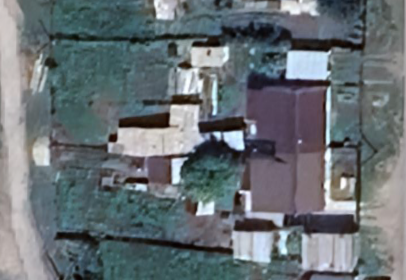
#> input picture upload/image.png, 406 x 280 px, given in place of mosaic.jpg, which was not available
$ python 51_match_user_img.py
#> lines starting #> are read from the running program, lines starting #| are printed output that depends on the picture; pictures that were not available may be replaced by others from this repository, and a replacement may not be noted
### scripts/common.py
# -*- coding: utf-8 -*-
"""
Общий модуль: список СНП, проекции/тайловая математика, HTTP-хелперы, пути.
"""
import math, os, time, json, random
import requests

BASE = '/home/z/my-project'
WORK = f'{BASE}/work'
DL = f'{BASE}/download/snp_vko'
TILE_CACHE = f'{WORK}/tiles'

HDRS = {'User-Agent': 'FTTH-planning-research/1.0 (rural network design study)'}

# name, lat, lon, expected households, camera range d (м), район, округ
VILLAGES = [
    dict(key='verhneberezovka', name='Верхнеберезовка', raion='Глубоковский район',
         okrug='Верхнеберезовский с.о.', lat=50.28420545, lon=82.20951200, hh=940, rng=2529),
    dict(key='solnechnoe', name='Солнечное', raion='Глубоковский район',
         okrug='Бобровский с.о.', lat=50.05177550, lon=82.71438134, hh=366, rng=2193),
    dict(key='perevalnoe', name='Перевальное', raion='Глубоковский район',
         okrug='Красноярский с.о.', lat=50.24139084, lon=82.28314297, hh=339, rng=3081),
    dict(key='vinnoe', name='Винное', raion='Глубоковский район',
         okrug='Тарханский с.о.', lat=50.05844487, lon=82.82687999, hh=490, rng=2853),
    dict(key='prigorodnoe', name='Пригородное', raion='г. Риддер',
         okrug='Пригородная зона г. Риддер', lat=50.32198100, lon=83.52094976, hh=365, rng=2602),
    dict(key='altaiskiy', name='Алтайский', raion='Глубоковский район',
         okrug='Алтайский с.о.', lat=50.24399825, lon=82.36103064, hh=716, rng=4095),
]

V = {v['key']: v for v in VILLAGES}

# ---------- Web Mercator ----------
def lon2tx(lon, z):
    return (lon + 180.0) / 360.0 * (1 << z)

def lat2ty(lat, z):
    lr = math.radians(lat)
    return (1.0 - math.log(math.tan(lr) + 1.0 / math.cos(lr)) / math.pi) / 2.0 * (1 << z)

def tx2lon(x, z):
    return x / (1 << z) * 360.0 - 180.0

def ty2lat(y, z):
    n = math.pi * (1.0 - 2.0 * y / (1 << z))
    return math.degrees(math.atan(math.sinh(n)))

def m_per_px(lat, z):
    return 156543.03392 * math.cos(math.radians(lat)) / (1 << z)

# ---------- HTTP с ретраями ----------
# [15 lines left out: function http_get, not called in this run]

ESRI = 'https://server.arcgisonline.com/ArcGIS/rest/services/World_Imagery/MapServer/tile/{z}/{y}/{x}'
GOOGLE = 'https://mt{m}.google.com/vt/lyrs=s&x={x}&y={y}&z={z}'
GUA = {'User-Agent': 'Mozilla/5.0 (X11; Linux x86_64) AppleWebKit/537.36 (KHTML, like Gecko) Chrome/120.0 Safari/537.36',
       'Referer': 'https://www.google.com/maps'}

# [30 lines left out: function fetch_tile, not called in this run]

def ensure_dirs():
    for d in (WORK, DL, TILE_CACHE, f'{BASE}/scripts'):
        os.makedirs(d, exist_ok=True)

# [4 lines left out: function vdir, not called in this run]

def save_json(path, obj):
    import numpy as np
    # [8 lines left out: function _conv, not called in this run]
    with open(path, 'w', encoding='utf-8') as f:
        json.dump(obj, f, ensure_ascii=False, default=_conv)

def load_json(path):
    with open(path, encoding='utf-8') as f:
        return json.load(f)

### scripts/51_match_user_img.py
# -*- coding: utf-8 -*-
"""
Шаг 51. Привязка изображения пользователя (upload/image.png, кейс сблокированного дома)
к мозаикам 6 сёл. SIFT + FLANN + RANSAC (частичная аффинная).
Мозаика даунскейлится (DS), изображение пользователя — в полном размере (оно маленькое).
Выход: work/user_img_match.json — лучшее село + матрица + quad + кропы для проверки.
"""
import sys, os, json, math
sys.path.insert(0, os.path.dirname(__file__))
from common import VILLAGES, vdir, save_json
import cv2
import numpy as np

BASE = '/home/z/my-project'
IMG = f'{BASE}/upload/image.png'
DS = 4  # даунскейл мозаики (экономия ОЗУ)
import gc

def match_village(key):
#> called with key = 'verhneberezovka'
    old = cv2.imread(f'{BASE}/work/{key}/mosaic.jpg')
#> old is the input picture: shape (280, 406, 3); mean B, G, R 116.4, 112, 103.9
    new = cv2.imread(IMG)
    assert old is not None and new is not None, 'imread fail'
    Hn, Wn = new.shape[:2]
#> Hn = 280; Wn = 406
    s = 1.0 / DS
    old_s = cv2.resize(old, None, fx=s, fy=s, interpolation=cv2.INTER_AREA)
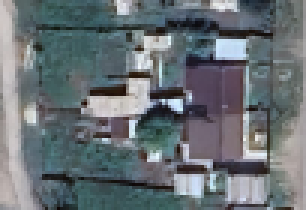
#> old_s: shape (70, 102, 3) (shown 3 times larger); mean B, G, R 116.6, 112.2, 104.2
    del old
    gc.collect()
    g1 = cv2.cvtColor(old_s, cv2.COLOR_BGR2GRAY)
    g2 = cv2.cvtColor(new, cv2.COLOR_BGR2GRAY)
    clahe = cv2.createCLAHE(clipLimit=2.0, tileGridSize=(8, 8))
    g1, g2 = clahe.apply(g1), clahe.apply(g2)
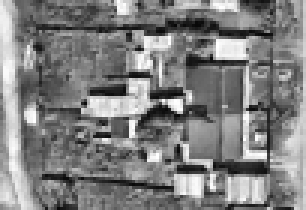
#> g1: shape (70, 102) (shown 3 times larger); min 7, max 255, mean 127.8
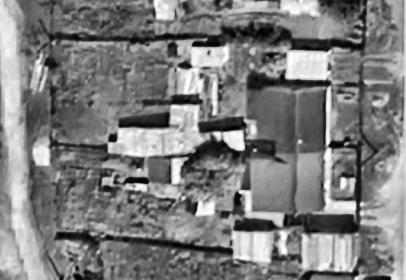
#> g2: shape (280, 406); min 1, max 255, mean 124.9

    sift = cv2.SIFT_create(nfeatures=40000, contrastThreshold=0.02)
    k1, d1 = sift.detectAndCompute(g1, None)
#> k1 = 114 keypoints; strongest (x, y, size): (58, 35, 3), (44, 41, 1.9), (87, 52, 2.1), (75, 16, 5.3)
    k2, d2 = sift.detectAndCompute(g2, None)
#> k2 = 2579 keypoints; strongest (x, y, size): (235, 140, 12.1), (186, 65, 6.5), (218, 135, 5.1), (328, 142, 3.3)

    flann = cv2.FlannBasedMatcher(dict(algorithm=1, trees=5), dict(checks=64))
    matches = flann.knnMatch(d2, d1, k=2)
#> matches = 2579 matches
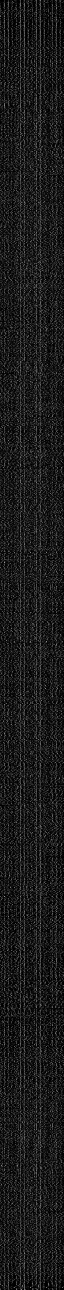
#> d2: shape (2579, 128) float32 (shown at 1/2 size); min 0, max 205, mean 26.8
    good = [m for m, n in matches if m.distance < 0.75 * n.distance]
#> good = 100 matches
    if len(good) < 8:
        return None
    src = np.float32([k2[m.queryIdx].pt for m in good]).reshape(-1, 1, 2)
#> src = 100 rows, first 8: [18.28, 193.1], [19.26, 220.9], [19.96, 229.9], [20.61, 120], [22.17, 75.25], [25.55, 51.91], [26.09, 94.18], [32.86, 169.6]
    dst = np.float32([k1[m.trainIdx].pt for m in good]).reshape(-1, 1, 2)
#> dst = 100 rows, first 8: [4.44, 48.23], [4.62, 55.05], [67.42, 14], [6.32, 12.92], [6.32, 12.92], [6.32, 12.92], [6.37, 23.47], [8.08, 42.39]
    M, inl = cv2.estimateAffinePartial2D(src, dst, method=cv2.RANSAC,
                                         ransacReprojThreshold=3.0, maxIters=20000, confidence=0.999)
#> M = [[0.25, -0.000217, -0.114], [0.000217, 0.25, -0.17]]; inl = 100 values, max 1 at index 0, min 0 at index 2, mean 0.82
    if M is None:
        return None
    ninl = int(inl.sum())
#> ninl = 82
    err = np.sqrt(((cv2.transform(src, M) - dst) ** 2).sum(axis=2)[inl.ravel() == 1]).mean()
#> err = 0.172

    # полный масштаб мозаики: old_full_px = S @ M @ S^-1 @ img_px  (S = diag(DS,DS,1) на старой стороне)
    M3 = np.vstack([M, [0, 0, 1]])
#> M3 = [[0.25, -0.000217, -0.114], [0.000217, 0.25, -0.17], [0, 0, 1]]
    S = np.diag([DS, DS, 1.0]).astype(np.float64)
    M_full = S @ M3  # img -> old_full (img не масштабировалась)
#> M_full = [[0.999, -0.000868, -0.456], [0.000868, 0.999, -0.681], [0, 0, 1]]
    scale = math.hypot(M_full[0, 0], M_full[1, 0])
#> scale = 0.999
    rot = math.degrees(math.atan2(M_full[1, 0], M_full[0, 0]))
#> rot = 0.0498

    corners = np.float32([[0, 0], [Wn, 0], [Wn, Hn], [0, Hn]]).reshape(-1, 1, 2)
#> corners = [[0, 0], [406, 0], [406, 280], [0, 280]]
    quad = cv2.transform(corners, M_full[:2, :]).reshape(-1, 2)
#> quad = [[-0.456, -0.681], [405.3, -0.329], [405, 279.5], [-0.699, 279.1]]

    # NCC: заново читаем только нужную область мозаики (экономия ОЗУ)
    x0, y0 = int(quad[:, 0].min()), int(quad[:, 1].min())
#> x0 = 0; y0 = 0
    x1, y1 = int(quad[:, 0].max()), int(quad[:, 1].max())
#> x1 = 405; y1 = 279
    del old_s, g1, d1, k1, d2, k2, matches, good
    gc.collect()
    oldr = cv2.imread(f'{BASE}/work/{key}/mosaic.jpg')
    pad = 10
    sub = oldr[max(0, y0 - pad):y1 + pad, max(0, x0 - pad):x1 + pad]
    del oldr
    gc.collect()
    if sub.size == 0:
        return None
    # подвинуть M_full в координаты среза
    off = np.array([[1, 0, -max(0, x0 - pad)], [0, 1, -max(0, y0 - pad)], [0, 0, 1]], dtype=np.float64)
#> off = [[1, 0, 0], [0, 1, 0], [0, 0, 1]]
    Msub = off @ M_full
#> Msub has the same summary as M_full
    warped = cv2.warpAffine(sub, np.linalg.inv(Msub)[:2, :], (Wn, Hn), flags=cv2.INTER_LINEAR,
                            borderMode=cv2.BORDER_REPLICATE)
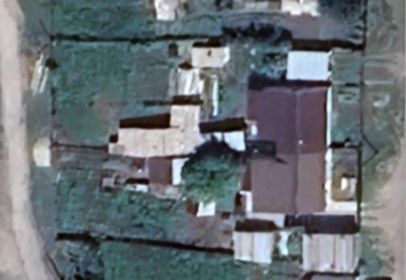
#> warped: shape (280, 406, 3); mean B, G, R 116.4, 112, 103.9
    gw, gn = cv2.cvtColor(warped, cv2.COLOR_BGR2GRAY), cv2.cvtColor(new, cv2.COLOR_BGR2GRAY)
    step = 2
    a = gw[::step, ::step].astype(np.float32); b = gn[::step, ::step].astype(np.float32)
#> after `a = gw[::step, ::step].astype(np.float32)`:
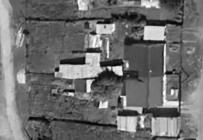
#> a: shape (140, 203) float32; min 5, max 253, mean 110.1
#> after `b = gn[::step, ::step].astype(np.float32)`:
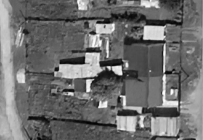
#> b: shape (140, 203) float32; min 2, max 254, mean 110.1
    a = a - a.mean(); b = b - b.mean()
    ncc = float((a * b).sum() / (np.sqrt((a * a).sum() * (b * b).sum()) + 1e-9))
#> ncc = 0.978
    return dict(inliers=ninl, rms=round(float(err), 2), scale=round(scale, 4), rot=round(rot, 3),
                ncc=round(ncc, 4), quad=[[round(float(x), 1), round(float(y), 1)] for x, y in quad],
                M_full=[[round(float(c), 4) for c in row] for row in M_full[:2]])

def main():
    only = sys.argv[1] if len(sys.argv) > 1 else None
    results = {}
    try:
        prev = json.load(open(f'{BASE}/work/user_img_match.json'))
        results = prev.get('results', {})
    except Exception:
        pass
    for v in VILLAGES:
        key = v['key']
        if only and key != only:
            continue
        if not only and key in results and 'error' not in results[key]:
            continue  # уже посчитано в прошлых запусках
        try:
            r = match_village(key)
#> r = {'inliers': 82, 'rms': 0.17, 'scale': 0.999, 'rot': 0.05, 'ncc': 0.978, 'quad': [[-0.5, -0.7], [405.3, -0.3], [405, 279.5], [-0.7, 279.1]], 'M_full': [[0.999, -0.0009, -0.456], [0.0009, 0.999, -0.681]]}
        except Exception as e:
            r = dict(error=str(e))
        results[key] = r
        gc.collect()
        if r and 'error' not in r:
            print(f"{v['name']:20s} inliers={r['inliers']:5d} rms={r['rms']:5.2f} scale={r['scale']:.4f} "
                  f"rot={r['rot']:+6.2f} NCC={r['ncc']:.4f} quad_min=({r['quad'][0][0]:.0f},{r['quad'][0][1]:.0f}) "
                  f"size={(r['quad'][2][0]-r['quad'][0][0]):.0f}x{(r['quad'][2][1]-r['quad'][0][1]):.0f}px", flush=True)
#| Верхнеберезовка      inliers=   82 rms= 0.17 scale=0.9993 rot= +0.05 NCC=0.9783 quad_min=(-0,-1) size=406x280px
        else:
            print(f"{v['name']:20s} FAIL {r}", flush=True)
        save_json(f'{BASE}/work/user_img_match.json', dict(best=None, results=results))
    ok = {k: r for k, r in results.items() if r and 'error' not in r and r['inliers'] >= 8}
#> ok = 2 items
    if ok:
        best = max(ok, key=lambda k: ok[k]['ncc'])
#> best = 'verhneberezovka'
        print(f"\nЛУЧШЕЕ СООТВЕТСТВИЕ: {best} (NCC {ok[best]['ncc']:.4f})")
#| ЛУЧШЕЕ СООТВЕТСТВИЕ: verhneberezovka (NCC 0.9783)
        save_json(f'{BASE}/work/user_img_match.json', dict(best=best, results=results))
        # кроп мозаики в области снимка для визуальной сверки
        r = ok[best]
        q = np.array(r['quad'])
#> q = [[-0.5, -0.7], [405.3, -0.3], [405, 279.5], [-0.7, 279.1]]
        x0, y0 = int(q[:, 0].min()), int(q[:, 1].min())
#> x0 = 0; y0 = 0
        x1, y1 = int(q[:, 0].max()), int(q[:, 1].max())
#> x1 = 405; y1 = 279
        old = cv2.imread(f'{BASE}/work/{best}/mosaic.jpg')
        crop = old[max(0, y0):y1, max(0, x0):x1]
        cv2.imwrite(f'{BASE}/work/user_img_mosaic_crop.png', crop)
        print(f"кроп мозаики: work/user_img_mosaic_crop.png {crop.shape[1]}x{crop.shape[0]}")
#| кроп мозаики: work/user_img_mosaic_crop.png 405x279
    else:
        print('\nСопоставление не найдено')
        save_json(f'{BASE}/work/user_img_match.json', dict(best=None, results=results))

if __name__ == '__main__':
    main()
